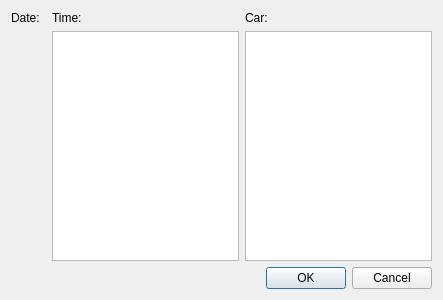
<?xml version="1.0" encoding="UTF-8"?>
<ui version="4.0">
 <class>PlanRaceDialog</class>
 <widget class="QDialog" name="PlanRaceDialog">
  <property name="geometry">
   <rect>
    <x>0</x>
    <y>0</y>
    <width>443</width>
    <height>300</height>
   </rect>
  </property>
  <property name="windowTitle">
   <string>Dialog</string>
  </property>
  <layout class="QGridLayout" name="gridLayout">
   <item row="1" column="0" colspan="2">
    <widget class="SpecificDatesCalendar" name="calendar" native="true">
     <property name="sizePolicy">
      <sizepolicy hsizetype="Fixed" vsizetype="Preferred">
       <horstretch>0</horstretch>
       <verstretch>0</verstretch>
      </sizepolicy>
     </property>
    </widget>
   </item>
   <item row="0" column="2">
    <widget class="QLabel" name="label_2">
     <property name="text">
      <string>Time:</string>
     </property>
    </widget>
   </item>
   <item row="0" column="0">
    <widget class="QLabel" name="label">
     <property name="text">
      <string>Date:</string>
     </property>
    </widget>
   </item>
   <item row="2" column="0" colspan="4">
    <layout class="QGridLayout" name="gridLayout_2">
     <item row="0" column="1">
      <widget class="QPushButton" name="okButton">
       <property name="text">
        <string>OK</string>
       </property>
      </widget>
     </item>
     <item row="0" column="2">
      <widget class="QPushButton" name="cancelButton">
       <property name="text">
        <string>Cancel</string>
       </property>
      </widget>
     </item>
     <item row="0" column="0">
      <spacer name="horizontalSpacer">
       <property name="orientation">
        <enum>Qt::Horizontal</enum>
       </property>
       <property name="sizeHint" stdset="0">
        <size>
         <width>40</width>
         <height>20</height>
        </size>
       </property>
      </spacer>
     </item>
    </layout>
   </item>
   <item row="0" column="3">
    <widget class="QLabel" name="label_3">
     <property name="text">
      <string>Car:</string>
     </property>
    </widget>
   </item>
   <item row="1" column="3">
    <widget class="QListWidget" name="carList">
     <property name="minimumSize">
      <size>
       <width>150</width>
       <height>0</height>
      </size>
     </property>
    </widget>
   </item>
   <item row="1" column="2">
    <widget class="QListWidget" name="timeList">
     <property name="minimumSize">
      <size>
       <width>150</width>
       <height>0</height>
      </size>
     </property>
    </widget>
   </item>
  </layout>
 </widget>
 <customwidgets>
  <customwidget>
   <class>SpecificDatesCalendar</class>
   <extends>QWidget</extends>
   <header>backend/specificdatescalendar.h</header>
   <container>1</container>
  </customwidget>
 </customwidgets>
 <resources/>
 <connections/>
</ui>
